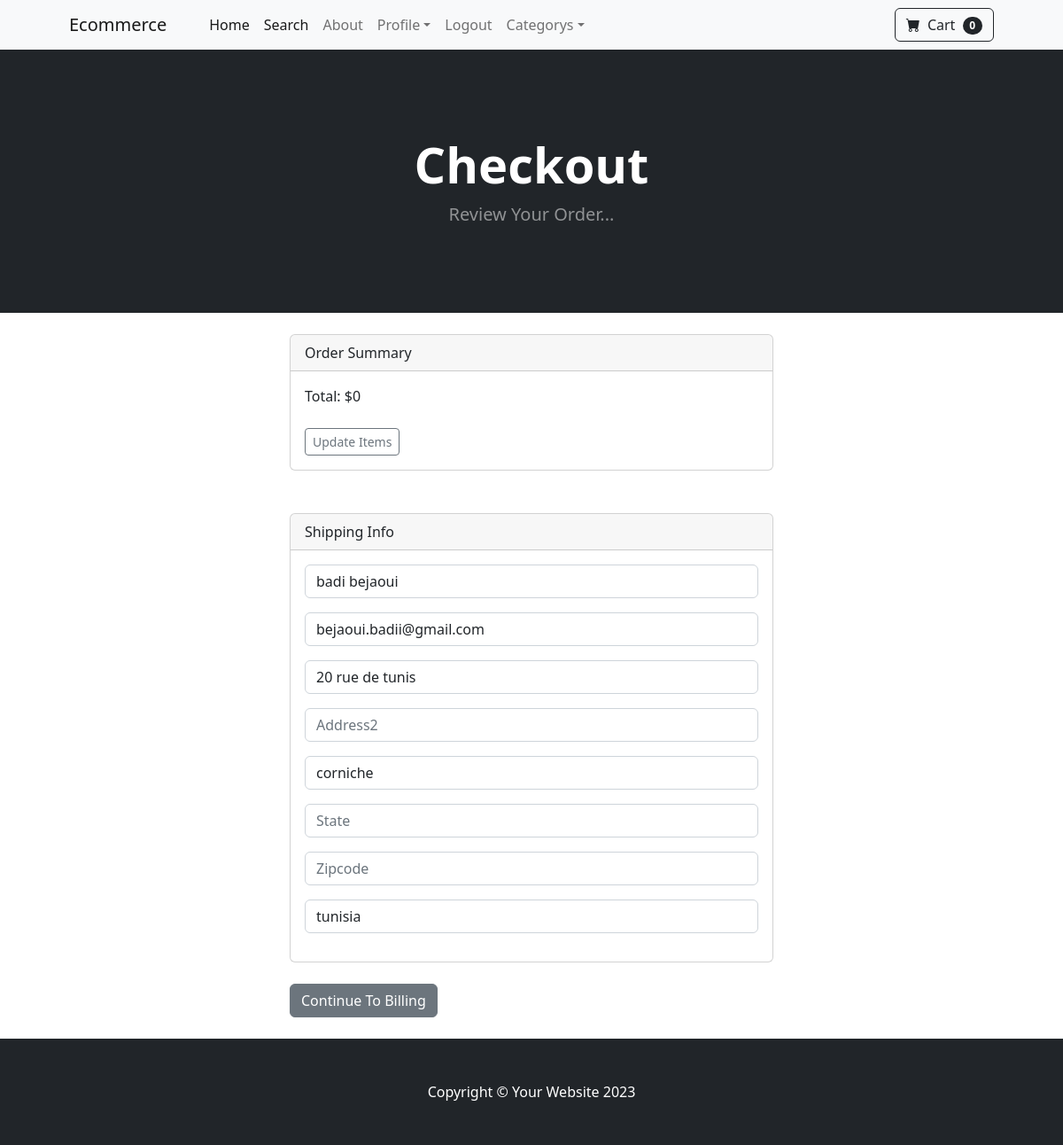
Screenshot of /payment/checkout (signed in) with the database file from the repository.
### payment/models.py (models this page shows, shortened)
class ShippingAddress(models.Model):
	user = models.ForeignKey(User, on_delete=models.CASCADE, null=True, blank=True)
	shipping_full_name = models.CharField(max_length=255)
	shipping_email = models.CharField(max_length=255)
	shipping_address1 = models.CharField(max_length=255)
	shipping_address2 = models.CharField(max_length=255, null=True, blank=True)
	shipping_city = models.CharField(max_length=255)
	shipping_state = models.CharField(max_length=255, null=True, blank=True)
	shipping_zipcode = models.CharField(max_length=255, null=True, blank=True)
	shipping_country = models.CharField(max_length=255)
	class Meta:
		verbose_name_plural = "Shipping Address"

### payment/views.py (the view)
# urls.py: path('checkout', views.checkout, name='checkout'),
def checkout(request):
	cart = Cart(request)
	cart_products = cart.get_prods
	quantities = cart.get_quants
	totals = cart.cart_total()
	if request.user.is_authenticated:
		shipping_user = ShippingAddress.objects.get(user__id=request.user.id)
		shipping_form = ShippingForm(request.POST or None, instance=shipping_user)
		return render(request, "payment/checkout.html", {"cart_products":cart_products, "quantities":quantities, "totals":totals, "shipping_form":shipping_form })
	else:
		shipping_form = ShippingForm(request.POST or None)
		return render(request, "payment/checkout.html", {"cart_products":cart_products, "quantities":quantities, "totals":totals, "shipping_form":shipping_form})

### cart/cart.py (called while the page is built, shortened)
	def cart_total(self):
		product_ids = self.cart.keys()
		products = Product.objects.filter(id__in=product_ids)
		quantities = self.cart
		total = 0
		return total

	def __len__(self):
		return len(self.cart)

	def get_prods(self):
		product_ids = self.cart.keys()
		products = Product.objects.filter(id__in=product_ids)
		return products

### cart/context_processors.py (called while the page is built)
def cart(request):
	return {'cart': Cart(request)}

### store/context_processors.py (called while the page is built)
def global_context(request):
    categories = Category.objects.all()
    return {'categories': categories,}

### payment/templates/payment/checkout.html (shortened to what this page needs)
{% extends 'base.html' %}
{% block content %}
        <header class="bg-dark py-5">
            <div class="container px-4 px-lg-5 my-5">
                <div class="text-center text-white">
                    <h1 class="display-4 fw-bolder">Checkout</h1>
                    <p class="lead fw-normal text-white-50 mb-0">Review Your Order...</p>
                </div>
            </div>
        </header>
        <br/>
        <div class="container">
            <div class="row">
                    <div class="col-md-6 offset-md-3">
          <div class="card">
          <div class="card-header">
            Order Summary
          </div>
          <div class="card-body">
            Total:  ${{ totals }}
            <br/><br/>
            <a href="{% url 'cart_summary' %}" class="btn btn-sm btn-outline-secondary">Update Items</a>
          </div>
        </div>
<br/><br/>
<div class="card">
  <div class="card-header">
    Shipping Info
  </div>
  <div class="card-body">
    <form method="POST" action="{% url 'billing_info' %}">
    {{ shipping_form.as_p }}
  </div>
</div>
<br/>
<button type="submit" class="btn btn-secondary">
        Continue To Billing
</button>
<br/><br/>
            </div>
        </div>
    </div>
{% endblock %}

### rows the page displays
ShippingAddress: shipping_full_name "badi bejaoui", shipping_email "bejaoui.badii@gmail.com", shipping_address1 "20 rue de tunis", shipping_city "corniche", shipping_country "tunisia"

### other values shown
{{ cart|length }} "0"
{{ totals }} "0"
